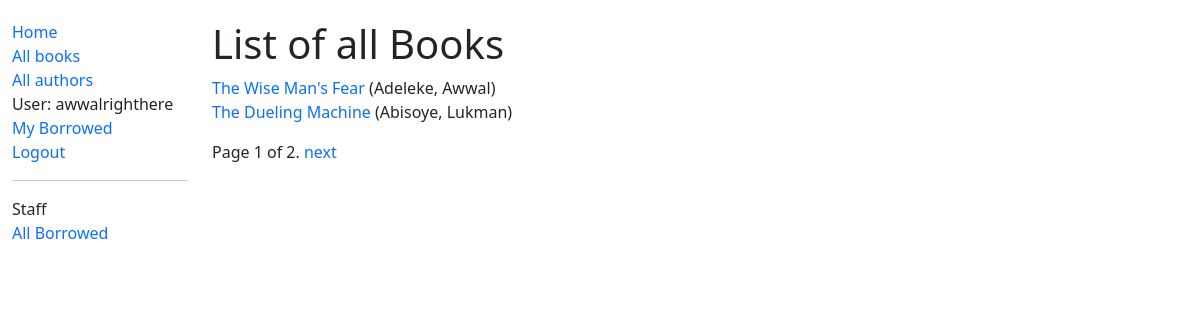
Page /catalog/books/ (signed in) on the committed database.
### catalog/models.py (models this page shows, shortened)
class Book(models.Model):
    title = models.CharField(max_length=200)
    author = models.ForeignKey("Author", on_delete=models.SET_NULL, null=True)
    summary = models.TextField(max_length=1000, help_text="Enter a brief description of the book")
    isbn = models.CharField("ISBN", max_length=13, unique=True, help_text="13 characters <a href='https://www.isbn-international.org/content/what-isbn'>ISBN number</a>",)
    genre = models.ManyToManyField(Genre, help_text="Select a genre for this book")
    def display_genre(self):
        """Create a string for the genre. This is required to display the genre in Admin."""
        return ','.join(genre.name for genre in self.genre.all()[:3])
    display_genre.short_description = 'Genre'
    def get_absolute_url(self):
        return reverse("book-detail", args=[str(self.id)])  #type: ignore

class Author(models.Model):
    first_name = models.CharField(max_length=100)
    last_name = models.CharField(max_length=100)
    date_of_birth = models.DateField(null=True, blank=True)
    date_of_death = models.DateField('Died',null=True, blank=True)
    class Meta:
        ordering = ['last_name', 'first_name']
    def __str__(self) -> str:
        return f'{self.last_name}, {self.first_name}'

### catalog/views.py (the view)
# urls.py: path("books/", views.BookListView.as_view(), name="books"),
class BookListView(LoginRequiredMixin, generic.ListView):
    model = Book
    paginate_by = 2
    context_object_name = 'book_list'
    login_url = '/login/'
    redirect_field_name = 'redirect_to'
    def get_context_data(self, **kwargs):
        context = super(BookListView, self).get_context_data(**kwargs)
        context['some_data'] = 'This is just some data'
        return context
    queryset = Book.objects.filter(title__icontains = 'a')[:5]
    def get_queryset(self):
        return self.queryset
    template_name = 'books/book_list.html'

### catalog/templates/catalog/book_list.html
{% extends 'base_generic.html' %}
{% block content %}
    <h1>List of all Books</h1>
    {% if book_list %}
        <ul>
            {% for book in book_list %}
                <li>
                    <a href= "{{ book.get_absolute_url }}">{{ book.title }}</a>
                    ({{ book.author }})
                </li>
            {% endfor %}
        </ul>
        {% else %}
        <p>There are no books in the library.</p>
    {% endif %}
{% endblock %}

### catalog/templates/base_generic.html (shortened to what this page needs)
<!DOCTYPE html>
<html lang="en">
<head>
  <link href="https://cdn.jsdelivr.net/npm/bootstrap@5.1.3/dist/css/bootstrap.min.css" rel="stylesheet">
  {% load static %}
  <link rel="stylesheet" href="{% static 'css/styles.css' %}">
</head>
<body>
  <div class="container-fluid">
    <div class="row">
      <div class="col-sm-2">
      {% block sidebar %}
        <ul class="sidebar-nav">
          <li><a href="{% url 'index' %}">Home</a></li>
          <li><a href="{% url 'books' %}">All books</a></li>
          <li><a href="{% url 'authors' %}">All authors</a></li>
          {% if user.is_authenticated %}
            <li>User: {{ user.get_username }}</li>
            <li><a href="{% url 'my-borrowed' %}">My Borrowed</a></li>
            <li><a href="{% url 'logout' %}?next={{ request.path }}">Logout</a></li>
            <hr>
            {% if perms.catalog.can_mark_returned %}
            <li>Staff</li>
            <li><a href="{% url 'all-borrowed' %}">All Borrowed</a></li>
            {% endif %}
          {% else %}
          <li><a href="{% url 'login' %}?next={{ request.path }}">Login</a></li>
          {% endif %}
        </ul>
     {% endblock %}
      </div>
      <div class="col-sm-10">
        {% block content %}
        {% endblock %}
        {% block pagination %}
          {% if is_paginated %}
              <div class="pagination">
                  <span class="page-links">
                      <span class="page-current">
                          Page {{ page_obj.number }} of {{ page_obj.paginator.num_pages }}.
                      </span>
                      {% if page_obj.has_next %}
                          <a href="{{ request.path }}?page={{ page_obj.next_page_number }}">next</a>
                      {% endif %}
                  </span>
              </div>
          {% endif %}
        {% endblock %}
      </div>
    </div>
  </div>
</body>
</html>

### catalog/static/css/styles.css (style rules this page uses)
.sidebar-nav { margin-top: 20px; padding: 0; list-style: none; }
.col-sm-10 { margin-top: 20px; }
a { text-decoration: none; }
ul { padding-inline-start: 0px; }
li { list-style-type: none; }

### rows in the picture
Book: title "The Wise Man's Fear", author "Adeleke, Awwal"
Book: title "The Dueling Machine", author "Abisoye, Lukman"

### other values in the picture
{{ user.get_username }} "awwalrighthere"
{{ page_obj.number }} "1"
{{ page_obj.paginator.num_pages }} "2"
